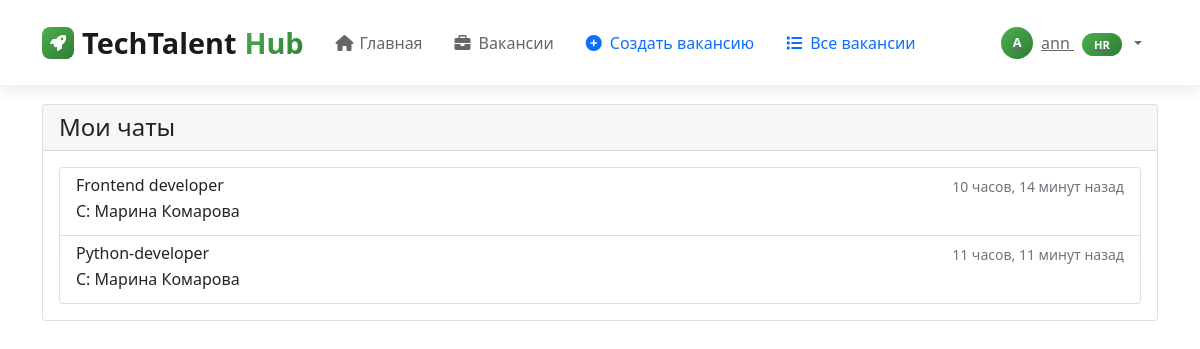
The page /chats/ (signed in) on the database its author committed.
### career_app/models.py (models this page shows, shortened)
class ChatThread(models.Model):
    vacancy = models.ForeignKey(Vacancy, on_delete=models.CASCADE, null=True, blank=True)
    internship = models.ForeignKey(Internship, on_delete=models.CASCADE, null=True, blank=True)
    applicant = models.ForeignKey(Applicant, on_delete=models.CASCADE)
    hr_user = models.ForeignKey(User, on_delete=models.CASCADE, null=True, blank=True, related_name='hr_chats')
    university_user = models.ForeignKey(User, on_delete=models.CASCADE, null=True, blank=True, related_name='university_chats')
    created_at = models.DateTimeField(auto_now_add=True)
    updated_at = models.DateTimeField(auto_now=True)
    is_active = models.BooleanField(default=True)
    class Meta:
        verbose_name = "Чат"
        verbose_name_plural = "Чаты"
        ordering = ['-updated_at']

class Vacancy(models.Model):
    STATUS_CHOICES = [
        ('draft', 'Черновик'),
        ('moderation', 'На модерации'),
        ('published', 'Опубликована'),
        ('rejected', 'Отклонена'),
        ('closed', 'Закрыта'),
    ]
    views = models.IntegerField(default=0, verbose_name="Просмотры")
    title = models.CharField(max_length=200, verbose_name="Должность")
    company = models.ForeignKey(Company, on_delete=models.CASCADE, verbose_name="Компания")
    category = models.ForeignKey(Category, on_delete=models.SET_NULL, null=True, blank=True, verbose_name="Категория")
    description = models.TextField(verbose_name="Описание вакансии")
    requirements = models.TextField(verbose_name="Требования")
    salary = models.CharField(max_length=100, blank=True, verbose_name="Зарплата")
    contact_info = models.TextField(verbose_name="Контактная информация")
    status = models.CharField(max_length=20, choices=STATUS_CHOICES, default='draft', verbose_name="Статус")
    created_by = models.ForeignKey(User, on_delete=models.CASCADE, verbose_name="Создатель")
    created_at = models.DateTimeField(auto_now_add=True)
    published_at = models.DateTimeField(null=True, blank=True)
    auto_close_at = models.DateTimeField(null=True, blank=True, verbose_name="Автоматическое закрытие")
    objects = models.Manager()
    views = models.IntegerField(default=0, verbose_name="Просмотры")
    salary_amount = models.DecimalField(max_digits=10, decimal_places=2, null=True, blank=True,
                                        verbose_name="Зарплата (число)")
    location = models.CharField(max_length=200, blank=True, verbose_name="Местоположение")
    employment_type = models.CharField(max_length=50, choices=[
        ('full', 'Полная занятость'),
        ('part', 'Частичная занятость'),
        ('remote', 'Удаленная работа'),
    ], default='full', verbose_name="Тип занятости")
    class Meta:
        verbose_name = "Вакансия"
        verbose_name_plural = "Вакансии"
        ordering = ['-created_at']

class Applicant(models.Model):
    EXPERIENCE_LEVELS = [
        ('no_experience', 'Нет опыта'),
        ('intern', 'Стажер'),
        ('junior', 'Junior (Начинающий)'),
        ('middle', 'Middle (Опытный)'),
        ('senior', 'Senior (Старший)'),
        ('lead', 'Lead (Руководитель)'),
    ]
    EDUCATION_LEVELS = [
        ('secondary', 'Среднее'),
        ('secondary_professional', 'Среднее профессиональное'),
        ('high', 'Высшее образование'),
    ]
    user = models.OneToOneField(User, on_delete=models.CASCADE, null=True, blank=True)
    first_name = models.CharField(max_length=100, verbose_name="Имя")
    last_name = models.CharField(max_length=100, verbose_name="Фамилия")
    email = models.EmailField(verbose_name="Email")
    phone = models.CharField(max_length=20, verbose_name="Телефон")
    position = models.CharField(max_length=200, blank=True, verbose_name="Желаемая должность")
    experience_level = models.CharField(
        max_length=50,
        choices=EXPERIENCE_LEVELS,
        blank=True,
        verbose_name="Уровень опыта"
    )
    education_level = models.CharField(
        max_length=50,
        choices=EDUCATION_LEVELS,
        blank=True,
        verbose_name="Уровень образования"
    )
    skills = models.TextField(blank=True, verbose_name="Навыки")
    experience = models.TextField(blank=True, verbose_name="Опыт работы")
    education = models.TextField(blank=True, verbose_name="Образование")
    about = models.TextField(blank=True, verbose_name="О себе")
    resume_file = models.FileField(upload_to='resumes/', null=True, blank=True, verbose_name="Файл резюме")
    resume_text = models.TextField(blank=True, verbose_name="Текст резюме")
    created_at = models.DateTimeField(auto_now_add=True)
    is_published = models.BooleanField(default=True, verbose_name="Резюме опубликовано")
    class Meta:
        verbose_name = "Соискатель"
        verbose_name_plural = "Соискатели"

### career_app/views.py (the view)
# urls.py: path('chats/', views.chat_list, name='chat_list'),
@login_required
def chat_list(request):
    user_profile = request.user.userprofile
    if user_profile.role == 'applicant':
        threads = ChatThread.objects.filter(
            applicant__user=request.user,
            is_active=True
        ).select_related('vacancy', 'internship', 'hr_user', 'university_user')
    elif user_profile.role == 'hr':
        threads = ChatThread.objects.filter(
            vacancy__company=user_profile.company,
            is_active=True
        ).select_related('vacancy', 'applicant', 'hr_user')
    elif user_profile.role == 'university':
        threads = ChatThread.objects.filter(
            internship__institution=user_profile.institution,
            is_active=True
        ).select_related('internship', 'applicant', 'university_user')
    else:
        threads = ChatThread.objects.none()
    for thread in threads:
        thread.unread_count = thread.messages.filter(
            is_read=False
        ).exclude(sender=request.user).count()
    context = {
        'threads': threads,
    }
    return render(request, 'career_app/chat_list.html', context)

### templates/career_app/chat_list.html (shortened to what this page needs)
{% extends 'base.html' %}
{% block content %}
<div class="container mt-4">
    <div class="row">
        <div class="col-md-12">
            <div class="card">
                <div class="card-header">
                    <h4 class="mb-0">Мои чаты</h4>
                </div>
                <div class="card-body">
                    {% if threads %}
                        <div class="list-group">
                            {% for thread in threads %}
                            <a href="{% url 'chat_detail' thread.id %}" class="list-group-item list-group-item-action">
                                <div class="d-flex w-100 justify-content-between">
                                    <h6 class="mb-1">
                                        {% if thread.vacancy %}
                                            {{ thread.vacancy.title }}
                                        {% else %}
                                            {{ thread.internship.title }}
                                        {% endif %}
                                    </h6>
                                    <small class="text-muted">{{ thread.updated_at|timesince }} назад</small>
                                </div>
                                <p class="mb-1">
                                    {% if user.userprofile.role == 'applicant' %}
                                        {% if thread.hr_user %}
                                            С: {{ thread.hr_user.get_full_name|default:thread.hr_user.username }} ({{ thread.vacancy.company.name }})
                                        {% else %}
                                            С: {{ thread.university_user.get_full_name|default:thread.university_user.username }} ({{ thread.internship.institution.name }})
                                        {% endif %}
                                    {% else %}
                                        С: {{ thread.applicant.first_name }} {{ thread.applicant.last_name }}
                                    {% endif %}
                                </p>
                            </a>
                            {% endfor %}
                        </div>
                    {% else %}
                        <p class="text-muted">У вас пока нет активных чатов.</p>
                    {% endif %}
                </div>
            </div>
        </div>
    </div>
</div>
{% endblock %}

### templates/base.html (shortened to what this page needs)
<!DOCTYPE html>
<html lang="ru">
<head>
    <link href="https://cdn.jsdelivr.net/npm/bootstrap@5.1.3/dist/css/bootstrap.min.css" rel="stylesheet">
    <link href="https://cdnjs.cloudflare.com/ajax/libs/font-awesome/6.0.0/css/all.min.css" rel="stylesheet">
</head>
<body>
    <nav class="navbar navbar-expand-lg navbar-light fixed-top">
        <div class="container">
            <a class="navbar-brand" href="{% url 'home' %}">
                <div class="brand-icon">
                    <i class="fas fa-rocket"></i>
                </div>
                TechTalent<span>Hub</span>
            </a>
            <div class="collapse navbar-collapse" id="navbarNav">
                <ul class="navbar-nav me-auto">
    <li class="nav-item">
        <a class="nav-link {% if request.path == '/' %}active{% endif %}" href="{% url 'home' %}">
            <i class="fas fa-home"></i>
            Главная
        </a>
    </li>
    <li class="nav-item">
        <a class="nav-link {% if 'vacancy' in request.path %}active{% endif %}" href="{% url 'vacancy_list' %}">
            <i class="fas fa-briefcase"></i>
            Вакансии
        </a>
    </li>
    {% if user.is_authenticated %}
        {% if user.userprofile.role == 'admin' %}
            <li class="nav-item admin">
                <a class="nav-link" href="{% url 'moderation_list' %}">
                    <i class="fas fa-shield-alt"></i>
                    Модерация
                </a>
            </li>
            <li class="nav-item admin">
                <a class="nav-link" href="{% url 'analytics' %}">
                    <i class="fas fa-chart-bar"></i>
                    Аналитика
                </a>
            </li>
        {% elif user.userprofile.role == 'hr' %}
            <li class="nav-item hr">
                <a class="nav-link" href="{% url 'create_vacancy' %}">
                    <i class="fas fa-plus-circle"></i>
                    Создать вакансию
                </a>
            </li>
            <li class="nav-item hr">
                <a class="nav-link" href="{% url 'vacancy_list' %}">
                    <i class="fas fa-list"></i>
                    Все вакансии
                </a>
            </li>
        {% endif %}
    {% endif %}
</ul>
                <ul class="navbar-nav">
                    {% if user.is_authenticated %}
                        <li class="nav-item dropdown">
                            <a class="user-dropdown dropdown-toggle" href="#" role="button" data-bs-toggle="dropdown">
                                <div class="user-avatar">
                                    {{ user.username|first|upper }}
                                </div>
                                <span class="d-none d-md-inline">
                                    {{ user.username }}
                                    <span class="role-badge">
                                        {% if user.userprofile.role == 'admin' %}Админ
                                        {% elif user.userprofile.role == 'hr' %}HR
                                        {% elif user.userprofile.role == 'university' %}ВУЗ
                                        {% elif user.userprofile.role == 'student' %}Студент
                                        {% else %}Пользователь{% endif %}
                                    </span>
                                </span>
                            </a>
                        </li>
                    {% endif %}
                </ul>
            </div>
        </div>
    </nav>
    <div style="padding-top: 80px;"></div>
    <main>
        {% block content %}
        {% endblock %}
    </main>
</body>
</html>

### templates/base.html (style rules this page uses)
:root { --primary-green: #4caf50; --primary-dark: #1a1a1a; --text-gray: #666; --light-gray: #f8f9fa; --border-color: #e9ecef; --shadow-light: 0 5px 15px rgba(0,0,0,0.08); --shadow-medium: 0 10px 30px rgba(0,0,0,0.12); }
.navbar { background: rgba(255, 255, 255, 0.95) !important; backdrop-filter: blur(10px); border-bottom: 1px solid rgba(0, 0, 0, 0.05); padding: 1rem 0; transition: all 0.3s ease; box-shadow: var(--shadow-light); }
.navbar-brand { font-weight: 800; font-size: 1.8rem; color: var(--primary-dark) !important; display: flex; align-items: center; gap: 0.5rem; }
.navbar-brand span { color: var(--primary-green); background: linear-gradient(135deg, var(--primary-green) 0%, #2e7d32 100%); -webkit-background-clip: text; -webkit-text-fill-color: transparent; background-clip: text; }
.brand-icon { width: 32px; height: 32px; background: linear-gradient(135deg, var(--primary-green) 0%, #2e7d32 100%); border-radius: 8px; display: flex; align-items: center; justify-content: center; color: white; font-size: 1rem; }
.nav-link { color: var(--text-gray) !important; font-weight: 500; padding: 0.5rem 1rem !important; border-radius: 8px; transition: all 0.3s ease; display: flex; align-items: center; gap: 0.5rem; position: relative; }
.nav-link i { width: 16px; text-align: center; }
.user-dropdown { background: none; border: none; color: var(--text-gray); font-weight: 500; display: flex; align-items: center; gap: 0.5rem; padding: 0.5rem 1rem; border-radius: 8px; transition: all 0.3s ease; }
.user-avatar { width: 32px; height: 32px; background: linear-gradient(135deg, var(--primary-green) 0%, #2e7d32 100%); border-radius: 50%; display: flex; align-items: center; justify-content: center; color: white; font-size: 0.8rem; font-weight: 600; }
.role-badge { background: linear-gradient(135deg, var(--primary-green) 0%, #2e7d32 100%); color: white; padding: 0.25rem 0.75rem; border-radius: 15px; font-size: 0.7rem; font-weight: 600; margin-left: 0.5rem; }
.nav-item.hr .nav-link { color: #0d6efd !important; }

### rows shown on the page
ChatThread: vacancy "Frontend developer", updated_at "10 часов, 14 минут", applicant.first_name "Марина", applicant.last_name "Комарова"
ChatThread: vacancy "Python-developer", updated_at "11 часов, 11 минут", applicant.first_name "Марина", applicant.last_name "Комарова"

### other values the page prints
{{ user.username|first|upper }} "A"
{{ user.username }} "ann"
